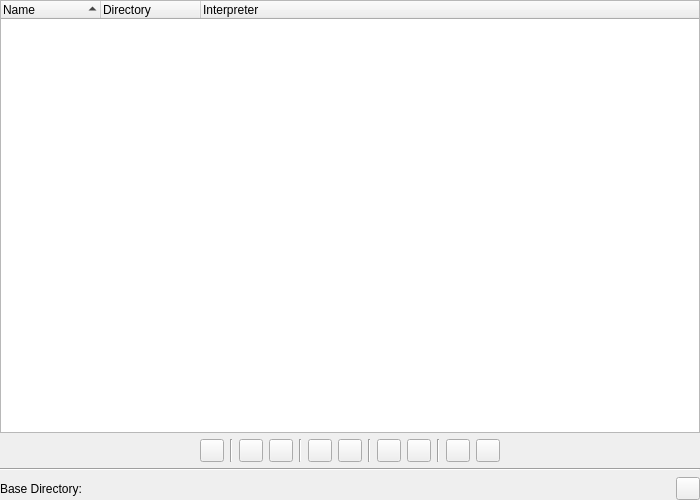
<?xml version="1.0" encoding="UTF-8"?>
<ui version="4.0">
 <class>VirtualenvManagerWidget</class>
 <widget class="QWidget" name="VirtualenvManagerWidget">
  <property name="geometry">
   <rect>
    <x>0</x>
    <y>0</y>
    <width>700</width>
    <height>500</height>
   </rect>
  </property>
  <layout class="QVBoxLayout" name="verticalLayout">
   <property name="leftMargin">
    <number>0</number>
   </property>
   <property name="topMargin">
    <number>0</number>
   </property>
   <property name="rightMargin">
    <number>0</number>
   </property>
   <property name="bottomMargin">
    <number>0</number>
   </property>
   <item>
    <widget class="QTreeWidget" name="venvList">
     <property name="alternatingRowColors">
      <bool>true</bool>
     </property>
     <property name="selectionMode">
      <enum>QAbstractItemView::ExtendedSelection</enum>
     </property>
     <property name="rootIsDecorated">
      <bool>false</bool>
     </property>
     <property name="itemsExpandable">
      <bool>false</bool>
     </property>
     <property name="sortingEnabled">
      <bool>true</bool>
     </property>
     <property name="allColumnsShowFocus">
      <bool>true</bool>
     </property>
     <column>
      <property name="text">
       <string>Name</string>
      </property>
     </column>
     <column>
      <property name="text">
       <string>Directory</string>
      </property>
     </column>
     <column>
      <property name="text">
       <string>Interpreter</string>
      </property>
     </column>
    </widget>
   </item>
   <item>
    <layout class="QHBoxLayout" name="horizontalLayout_2">
     <item>
      <spacer name="horizontalSpacer">
       <property name="orientation">
        <enum>Qt::Horizontal</enum>
       </property>
       <property name="sizeHint" stdset="0">
        <size>
         <width>28</width>
         <height>20</height>
        </size>
       </property>
      </spacer>
     </item>
     <item>
      <widget class="QToolButton" name="refreshButton">
       <property name="toolTip">
        <string>Press to refresh the list of virtual environments</string>
       </property>
      </widget>
     </item>
     <item>
      <widget class="Line" name="line_2">
       <property name="orientation">
        <enum>Qt::Vertical</enum>
       </property>
      </widget>
     </item>
     <item>
      <widget class="QToolButton" name="addButton">
       <property name="toolTip">
        <string>Press to add an existing virtual environment</string>
       </property>
       <property name="text">
        <string/>
       </property>
      </widget>
     </item>
     <item>
      <widget class="QToolButton" name="newButton">
       <property name="toolTip">
        <string>Press to create a new virtual environment</string>
       </property>
      </widget>
     </item>
     <item>
      <widget class="Line" name="line_6">
       <property name="orientation">
        <enum>Qt::Vertical</enum>
       </property>
      </widget>
     </item>
     <item>
      <widget class="QToolButton" name="editButton">
       <property name="toolTip">
        <string>Press to edit the selected virtual environment</string>
       </property>
      </widget>
     </item>
     <item>
      <widget class="QToolButton" name="upgradeButton">
       <property name="toolTip">
        <string>Press to upgrade the selected virtual environment</string>
       </property>
      </widget>
     </item>
     <item>
      <widget class="Line" name="line_3">
       <property name="orientation">
        <enum>Qt::Vertical</enum>
       </property>
      </widget>
     </item>
     <item>
      <widget class="QToolButton" name="removeButton">
       <property name="toolTip">
        <string>Press to remove the selected virtual environments</string>
       </property>
      </widget>
     </item>
     <item>
      <widget class="QToolButton" name="removeAllButton">
       <property name="toolTip">
        <string>Press to remove all virtual environments</string>
       </property>
      </widget>
     </item>
     <item>
      <widget class="Line" name="line_4">
       <property name="orientation">
        <enum>Qt::Vertical</enum>
       </property>
      </widget>
     </item>
     <item>
      <widget class="QToolButton" name="deleteButton">
       <property name="toolTip">
        <string>Press to remove the selected virtual environments and delete them</string>
       </property>
      </widget>
     </item>
     <item>
      <widget class="QToolButton" name="deleteAllButton">
       <property name="toolTip">
        <string>Press to remove all virtual environments and delete them</string>
       </property>
      </widget>
     </item>
     <item>
      <spacer name="horizontalSpacer_2">
       <property name="orientation">
        <enum>Qt::Horizontal</enum>
       </property>
       <property name="sizeHint" stdset="0">
        <size>
         <width>40</width>
         <height>20</height>
        </size>
       </property>
      </spacer>
     </item>
    </layout>
   </item>
   <item>
    <widget class="Line" name="line">
     <property name="lineWidth">
      <number>1</number>
     </property>
     <property name="orientation">
      <enum>Qt::Horizontal</enum>
     </property>
    </widget>
   </item>
   <item>
    <layout class="QHBoxLayout" name="horizontalLayout">
     <item>
      <widget class="QLabel" name="label_2">
       <property name="text">
        <string>Base Directory:</string>
       </property>
      </widget>
     </item>
     <item>
      <widget class="EricPathPicker" name="envBaseDirectoryPicker" native="true">
       <property name="sizePolicy">
        <sizepolicy hsizetype="Expanding" vsizetype="Preferred">
         <horstretch>0</horstretch>
         <verstretch>0</verstretch>
        </sizepolicy>
       </property>
       <property name="focusPolicy">
        <enum>Qt::WheelFocus</enum>
       </property>
       <property name="toolTip">
        <string>Enter the base directory of the virtual environments</string>
       </property>
      </widget>
     </item>
     <item>
      <widget class="QToolButton" name="saveButton">
       <property name="toolTip">
        <string>Press to save the base directory</string>
       </property>
      </widget>
     </item>
    </layout>
   </item>
  </layout>
 </widget>
 <customwidgets>
  <customwidget>
   <class>EricPathPicker</class>
   <extends>QWidget</extends>
   <header>EricWidgets/EricPathPicker.h</header>
   <container>1</container>
  </customwidget>
 </customwidgets>
 <tabstops>
  <tabstop>venvList</tabstop>
  <tabstop>refreshButton</tabstop>
  <tabstop>addButton</tabstop>
  <tabstop>newButton</tabstop>
  <tabstop>editButton</tabstop>
  <tabstop>upgradeButton</tabstop>
  <tabstop>removeButton</tabstop>
  <tabstop>removeAllButton</tabstop>
  <tabstop>deleteButton</tabstop>
  <tabstop>deleteAllButton</tabstop>
  <tabstop>envBaseDirectoryPicker</tabstop>
  <tabstop>saveButton</tabstop>
 </tabstops>
 <resources/>
 <connections/>
</ui>
